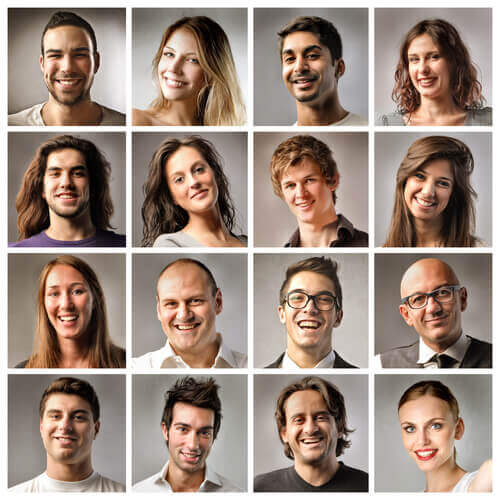
#> input picture FaceDetectionService-master/server/images/faces.jpg, 500 x 500 px, found by its file name
$ python test.py
#> lines starting #> are read from the running program, lines starting #| are printed output that depends on the picture; after the words box and inside, x2 and y2 are one past the last pixel; in counts of white or black regions, pixels touching at a corner belong together
import numpy as np
import cv2 as cv

face_cascade = cv.CascadeClassifier('cascades/haarcascade_frontalface_default.xml')
smile_cascade = cv.CascadeClassifier('cascades/haarcascade_smile.xml')
eye_cascade = cv.CascadeClassifier('cascades/haarcascade_eye.xml')


def validateFace(face):
    eyes = face['eyes']
    mouth = face['mouth']

    if len(eyes) < 1 or len(eyes) > 2:
        return False

    for m in mouth:
        if m['y'] < eyes[0]['y'] + eyes[0]['height']:
            print('f')
            mouth.remove(m)

    if len(mouth) > 1:
        return False

    return True


def detectFaces(origImg):
#> called with origImg = 'faces.jpg'
    origImg = cv.imread(origImg)
#> origImg is the input picture: shape (500, 500, 3); mean B, G, R 130.7, 141.6, 159.9

    # cria uma imagem em escala de cinza
    grayImg = cv.cvtColor(origImg, cv.COLOR_BGR2GRAY)
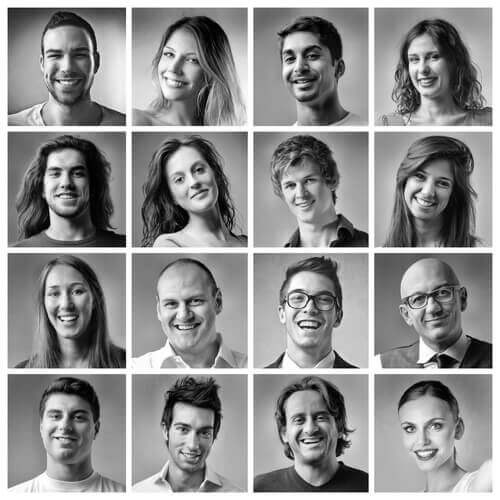
#> grayImg: shape (500, 500); min 0, max 255, mean 145.9
    grayImg = cv.equalizeHist(grayImg)
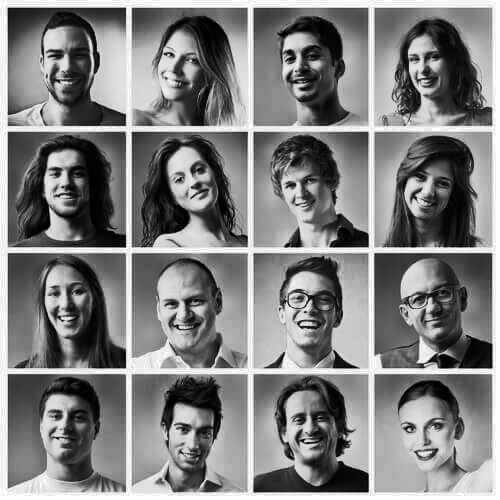
#> grayImg: shape (500, 500); min 0, max 255, mean 128.3

    # usa a imagem em escala de cinza para encontrar os rostos e coloca num array de tuplas (x, y, width, height)
    faces = face_cascade.detectMultiScale(grayImg, 1.3, 5)
#> faces = 13 rows, first 6: [35, 31, 62, 62], [399, 36, 57, 57], [36, 150, 60, 60], [273, 162, 57, 57], [270, 31, 65, 65], [34, 266, 65, 65]

    result = {
        'img': origImg,
        'faces': []
    }

    for (x, y, w, h) in faces:

        # desenha um retângulo azul na imagem original
        cv.rectangle(origImg, (x, y), (x + w, y + h), (255, 0, 0), 2)

        # *roi é um recorte da imagem
        # usa a região da face encontrada e faz um recorte na imagem original e na em escala de cinza
        roi_gray = grayImg[y:y + h, x:x + w]
        roi_color = origImg[y:y + h, x:x + w]

        face = {
            'x': x,
            'y': y,
            'width': w,
            'height': h,
            'eyes': [],
            'mouth': [],
        }

        # usa o recorte em escala de cinza para buscar sorrisos
        smiles = smile_cascade.detectMultiScale(roi_gray)
        for (sx, sy, sw, sh) in smiles:
            # coloca um retângulo verde na região do sorriso, no recorte colorido da imagem

            face['mouth'].append({
                'x': sx,
                'y': sy,
                'width': sw,
                'height': sh,
            })

            cv.rectangle(roi_color, (sx, sy), (sx + sw, sy + sh), (0, 255, 0), 2)

        # usa o recorte em escala de cinza para buscar olhos
        eyes = eye_cascade.detectMultiScale(roi_gray)
        for (ex, ey, ew, eh) in eyes:
            # coloca um retângulo amarelo na região do olho, no recorte colorido da imagem
            cv.rectangle(roi_color, (ex, ey), (ex + ew, ey + eh), (0, 255, 255), 2)
            face['eyes'].append({
                'x': ex,
                'y': ey,
                'width': ew,
                'height': eh,
            })

        if validateFace(face):
            result['faces'].append(face)
#> this loop made 13 passes
#> (x, y, w, h, smiles) on passes 1, 2, 3, 5, 7, 9, 13: (35, 31, 62, 62, [[13, 39, 40, 20]]), (399, 36, 57, 57, [[8, 34, 39, 20]]), (36, 150, 60, 60, [[12, 36, 39, 19]]), (270, 31, 65, 65, [[15, 41, 37, 18]]), (275, 270, 73, 73, [[13, 43, 43, 21]]), (36, 393, 60, 60, [[9, 36, 38, 19]]), (398, 270, 69, 69, [[18, 43, 42, 21]])
#> (x, y, w, h, smiles) on passes 4, 6, 8, 10, 11: (273, 162, 57, 57, [[14, 33, 37, 18]]), (34, 266, 65, 65, [[16, 43, 38, 19]]), (152, 280, 62, 62, [[13, 37, 41, 20]]), (281, 395, 61, 61, [[12, 37, 40, 20]]), (387, 400, 71, 71, [[19, 43, 40, 20]])
#| f
#> pass 1, in detectFaces, `roi_color = origImg[y:y + h, x:x + w]`:
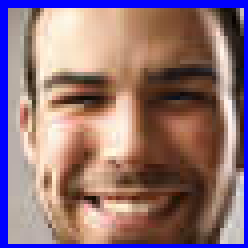
#> roi_color: shape (62, 62, 3) (shown 4 times larger); mean B, G, R 119.9, 113.8, 143.8
#> pass 2, in detectFaces, `roi_color = origImg[y:y + h, x:x + w]`:
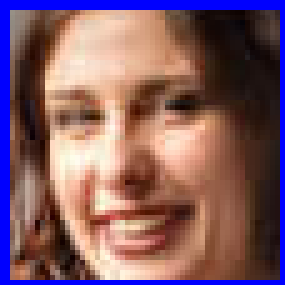
#> roi_color: shape (57, 57, 3) (shown 5 times larger); mean B, G, R 101.1, 92.2, 128.7
#> after the loop:
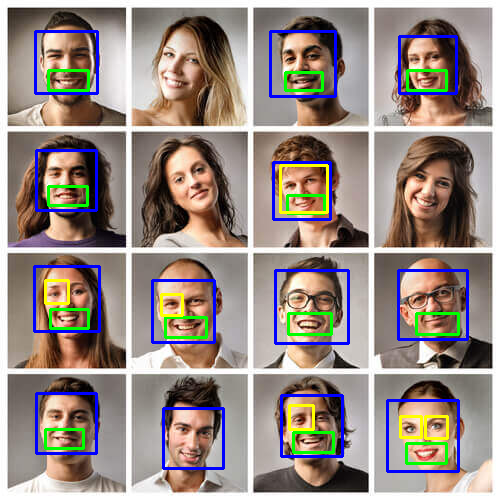
#> origImg: shape (500, 500, 3); 6.31% of pixels changed, all inside (x1, y1, x2, y2) = (33, 30, 469, 473)
#> after the loop:
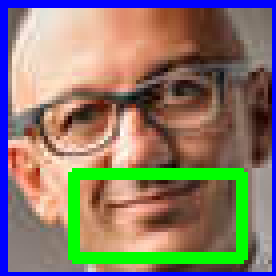
#> roi_color: shape (69, 69, 3) (shown 4 times larger); mean B, G, R 108.2, 122.2, 135.1
#> after the loop:
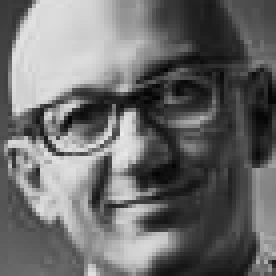
#> roi_gray: shape (69, 69) (shown 4 times larger); min 4, max 235, mean 107.7

    print(len(result['faces']))
#| 5

    return result


img = detectFaces('faces.jpg')['img']

$ run again, with FaceDetectionService-master/server/images/3x4.jpg copied over FaceDetectionService-master/server/images/faces.jpg
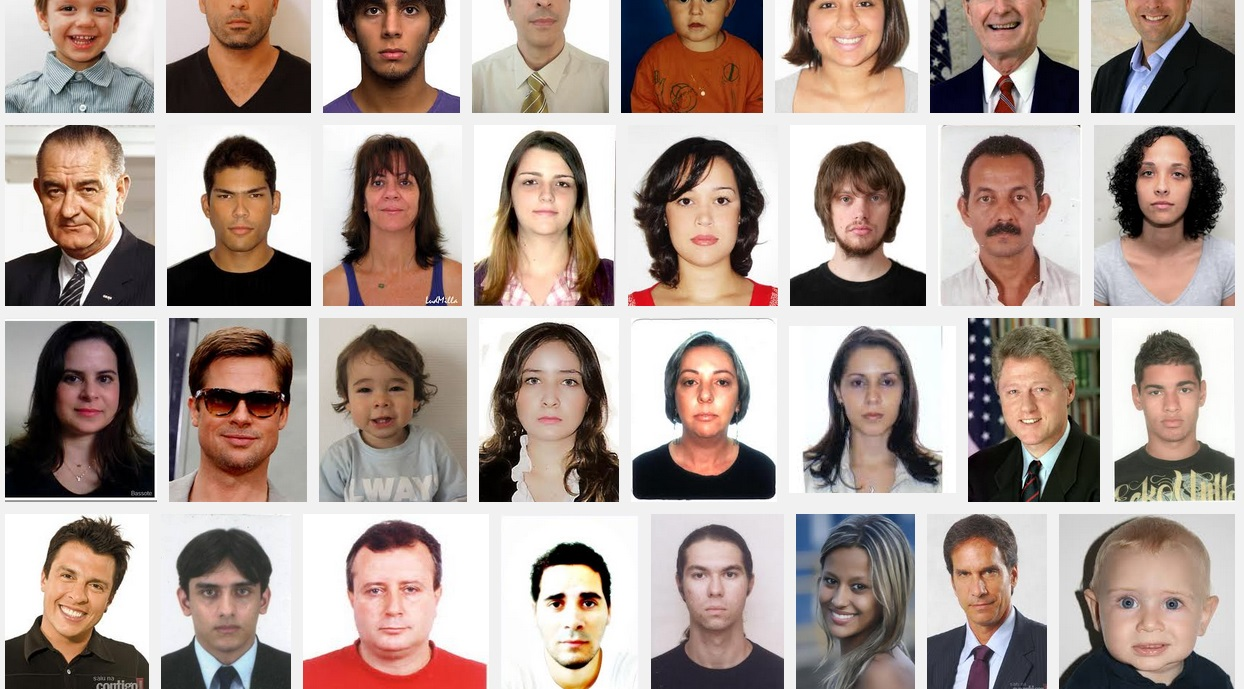
#> input picture FaceDetectionService-master/server/images/3x4.jpg, 1244 x 689 px, found by its file name
#> in detectFaces, origImg is the input picture: shape (689, 1244, 3); mean B, G, R 147.8, 154.8, 170.8
#> in detectFaces, `grayImg = cv.equalizeHist(grayImg)`:
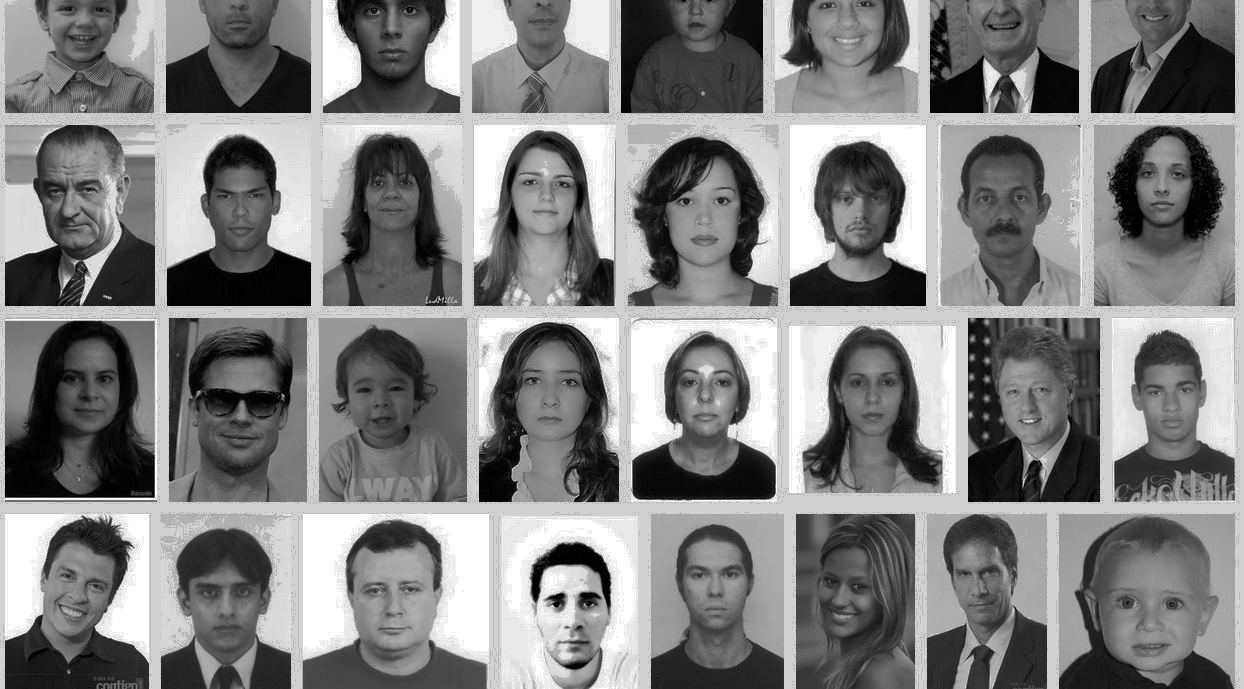
#> grayImg: shape (689, 1244); min 0, max 255, mean 129.3
#> faces = 24 rows, first 6: [1127, 146, 74, 74], [354, 155, 76, 76], [204, 168, 72, 72], [47, 347, 84, 84], [835, 355, 76, 76], [506, 350, 89, 89]
#> the loop in detectFaces, `for (x, y, w, h) in faces:` made 24 passes
#> (x, y, w, h, smiles) on passes 1 to 4: (1127, 146, 74, 74, [[16, 49, 40, 20]]), (354, 155, 76, 76, [[19, 46, 41, 21]]), (204, 168, 72, 72, [[18, 51, 38, 19], [14, 10, 48, 24]]), (47, 347, 84, 84, [[20, 54, 44, 22]])
#> (printed output is left out)
#> after the loop in detectFaces, `for (x, y, w, h) in faces:`:
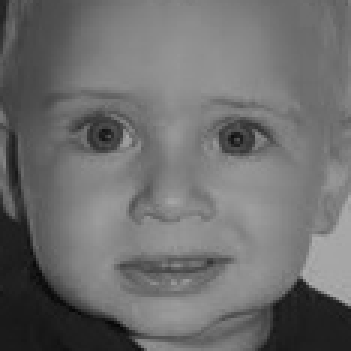
#> roi_gray: shape (117, 117) (shown 3 times larger); min 6, max 173, mean 109.5
#| 21

$ run again, with FaceDetectionService-master/server/images/3x4_2.jpg copied over FaceDetectionService-master/server/images/faces.jpg
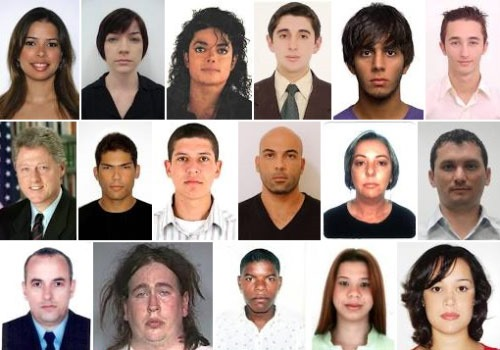
#> input picture FaceDetectionService-master/server/images/3x4_2.jpg, 500 x 350 px, found by its file name
#> in detectFaces, origImg is the input picture: shape (350, 500, 3); mean B, G, R 141, 148.3, 165.8
#> in detectFaces, `grayImg = cv.equalizeHist(grayImg)`:
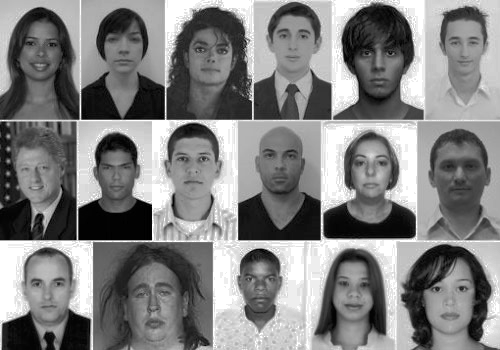
#> grayImg: shape (350, 500); min 0, max 255, mean 128.8
#> faces = 17 rows, first 6: [93, 149, 48, 48], [265, 14, 59, 59], [438, 21, 55, 55], [13, 23, 55, 55], [252, 134, 57, 57], [11, 148, 51, 51]
#> the loop in detectFaces, `for (x, y, w, h) in faces:` made 17 passes
#> (x, y, w, h) on passes 1, 2, 3, 6, 7, 8, 10, 16: (93, 149, 48, 48), (265, 14, 59, 59), (438, 21, 55, 55), (11, 148, 51, 51), (345, 144, 52, 52), (235, 258, 52, 52), (97, 20, 53, 53), (119, 263, 70, 70)
#> (printed output is left out)
#> after the loop in detectFaces, `for (x, y, w, h) in faces:`:
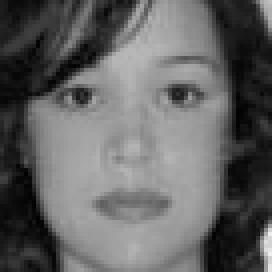
#> roi_gray: shape (68, 68) (shown 4 times larger); min 3, max 238, mean 98.9
#| 7

$ run again, with FaceDetectionService-master/server/images/bruno.jpg copied over FaceDetectionService-master/server/images/faces.jpg
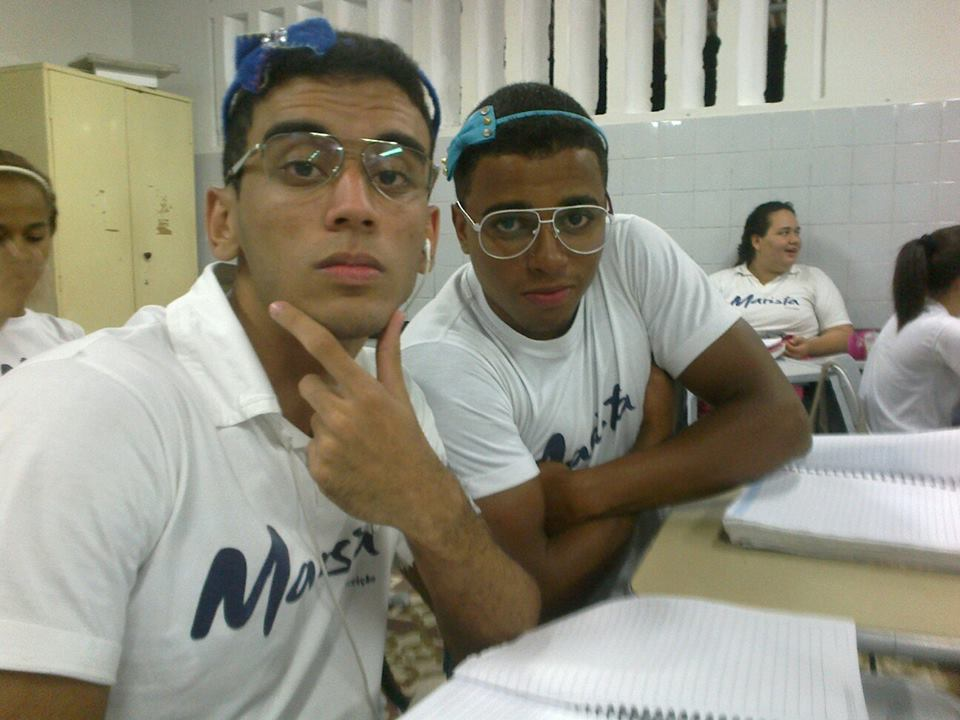
#> input picture FaceDetectionService-master/server/images/bruno.jpg, 960 x 720 px, found by its file name
#> in detectFaces, origImg is the input picture: shape (720, 960, 3); mean B, G, R 129.4, 144.2, 146.6
#> faces = [[459, 156, 171, 171]]
#> the loop in detectFaces, `for (x, y, w, h) in faces:` made 1 pass
#> (x, y, w, h) on pass 1: (459, 156, 171, 171)
#> (printed output is left out)
#> after the loop in detectFaces, `for (x, y, w, h) in faces:`:
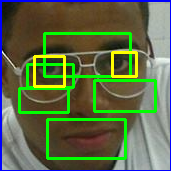
#> roi_color: shape (171, 171, 3); mean B, G, R 70.6, 106.3, 92.1
#| 0
